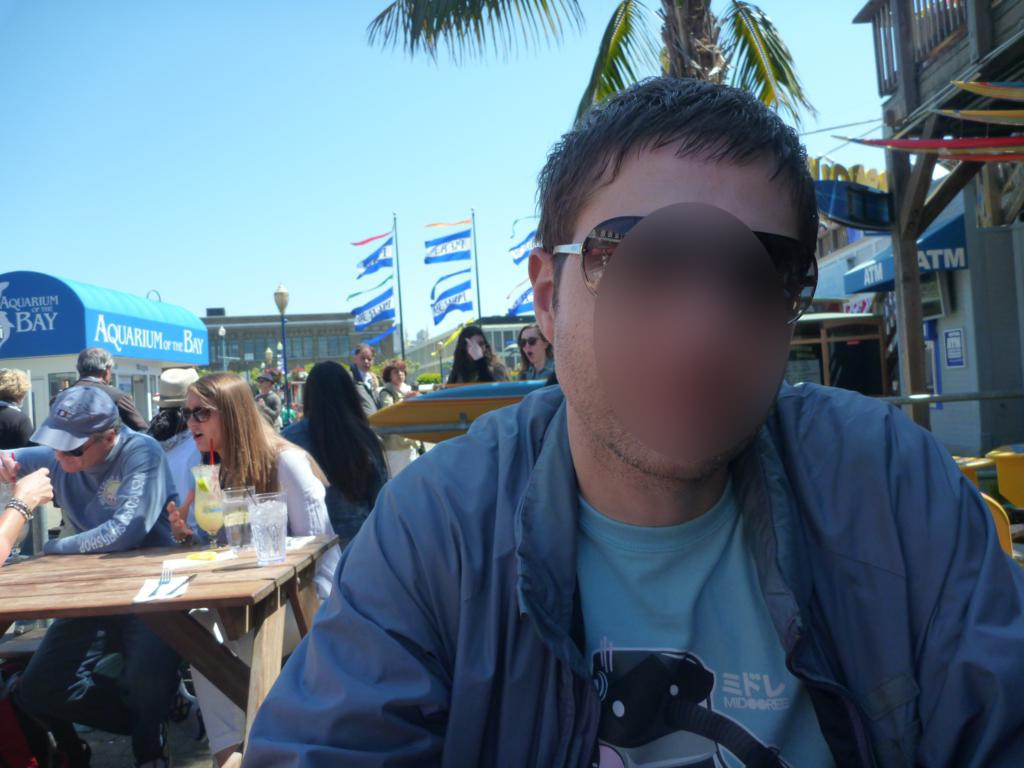
#> input picture My_Image/001.jpg, 1024 x 768 px; its folder holds only this picture in this run
$ jupyter execute sift_new.ipynb
#> lines starting #> are read from the running program, lines starting #| are printed output that depends on the picture
[cell 1]
import os
import cv2 as cv
import glob
from PIL import Image
import shutil
import numpy as np

[cell 2]
FEATURES_DISTANCE = 0.3
MIN_MATCHES = 50
SCALE_PERCENT = 60

directory = "../My_Image"
destination_folder = "../duplicates"

[cell 3]
def collect_imgs(directory):
    img_paths = glob.glob(os.path.join(directory, '*'))
    img_paths = [path for path in img_paths if path.lower().endswith(('.png', '.jpg', '.jpeg', '.tiff', '.bmp', '.gif'))]
    return img_paths

[cell 4]
def load_and_resize_image(path):
    img = Image.open(path)
    width, height = img.size
    img = img.resize((int(width * SCALE_PERCENT / 100), int(height * SCALE_PERCENT / 100)))
    img = cv.cvtColor(np.array(img), cv.COLOR_RGB2GRAY)
    return img

[cell 5]
def detect_features(img_paths):
    sift = cv.SIFT_create()
    imgs = []
    for path in img_paths:
        img = load_and_resize_image(path)
        kp, des = sift.detectAndCompute(img, None)
        imgs.append({
            'f': img,
            'p': path,
            'kp': kp,
            'des': des
        })
    return imgs

[cell 6]
def similarity_check(imgs):
    duplicates = set()
    for i1 in range(len(imgs)):
        for i2 in range(i1 + 1, len(imgs)):
            FLANN_INDEX_KDTREE = 1
            index_params = dict(
                algorithm = FLANN_INDEX_KDTREE,
                trees = 5
            )
            search_params = dict(checks=50)
            flann = cv.FlannBasedMatcher(index_params, search_params)
            matches = flann.knnMatch(imgs[i1]['des'], imgs[i2]['des'], k=2)
            matchesCount = 0
            for i,(m,n) in enumerate(matches):
                if m.distance < FEATURES_DISTANCE * n.distance:
                    matchesCount += 1
            if(matchesCount > MIN_MATCHES):
                print('[DUPLICATE FOUND]', imgs[i1]['p'], imgs[i2]['p'])
                # adds the lower resolution image to the deletion list
                h1, w1 = imgs[i1]['f'].shape[:2]
                h2, w2 = imgs[i2]['f'].shape[:2]
                duplicates.add(imgs[i2 if h1*w1 > h2*w2 else i1]['p'])  # Use add instead of append
    return duplicates

[cell 7]
def copy_duplicates(duplicates, destination_folder):
	os.makedirs(destination_folder, exist_ok=True)
	for path in duplicates:
		filename = os.path.basename(path)
		destination_path = os.path.join(destination_folder, filename)
		shutil.copy2(path, destination_path)
		print('[COPIED]', path, 'to', destination_path)

[cell 8]
def delete(duplicates):
	for path in duplicates:
		os.remove(path)
		print('[DELETED]', path)

[cell 9]
def main():
    img_paths = collect_imgs(directory)
    imgs = detect_features(img_paths)
#> in load_and_resize_image, img is the input picture: PIL image 1024x768 RGB; mean R, G, B 91.9, 113, 129.6
#> in load_and_resize_image, `img = cv.cvtColor(np.array(img), cv.COLOR_RGB2GRAY)`:
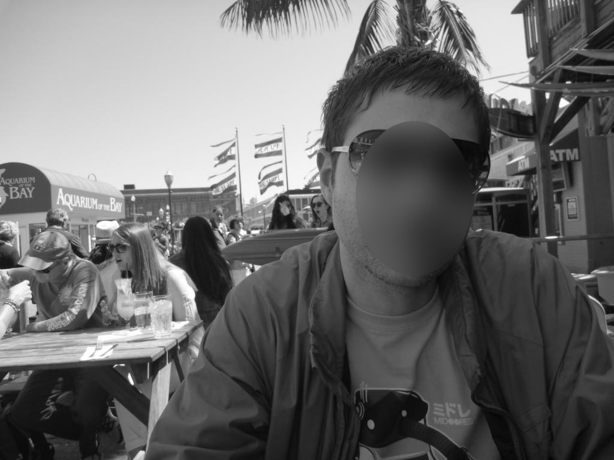
#> img: shape (460, 614); min 5, max 255, mean 108.6
#> in detect_features, `kp, des = sift.detectAndCompute(img, None)`: kp = 1411 keypoints; strongest (x, y, size): (563, 103, 6.5), (132, 382, 3.2), (504, 68, 43.6), (568, 82, 2.4)
#> imgs = 1 item
    duplicates = similarity_check(imgs)
#> the loop in similarity_check, `for i1 in range(len(imgs)):` made 1 pass
#> after the loop in similarity_check, `for i1 in range(len(imgs)):`: duplicates = 0 items
#> duplicates = 0 items
    copy_duplicates(duplicates, destination_folder)


$ run again, on My_Image/567.jpg
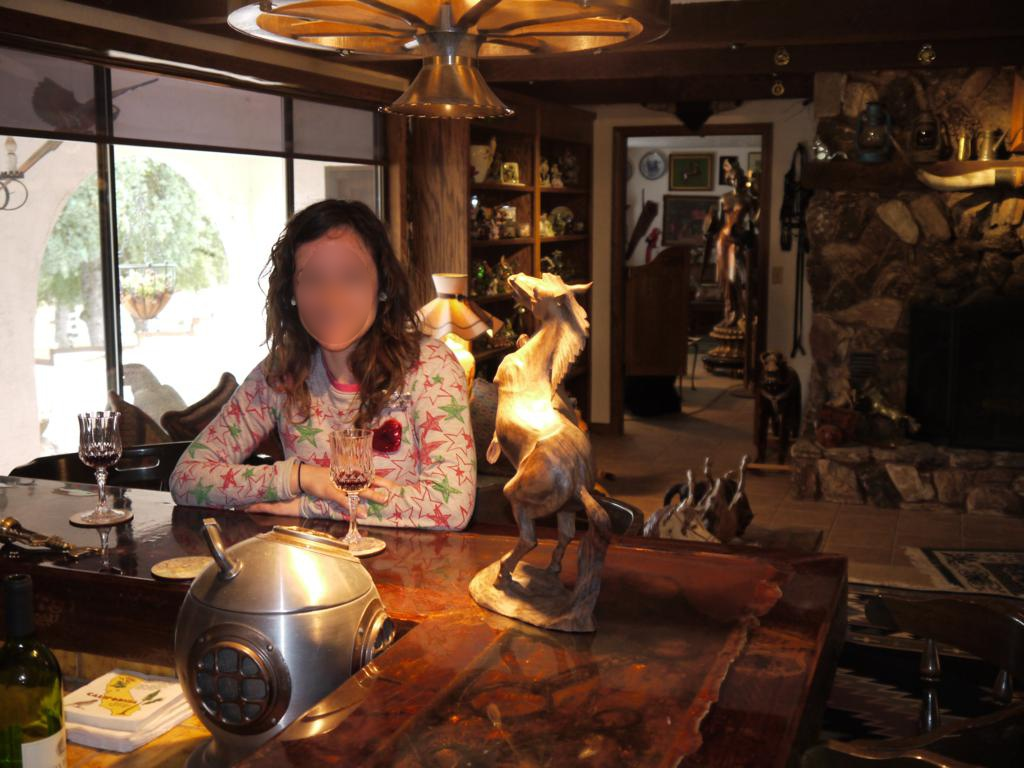
#> input picture My_Image/567.jpg, 1024 x 768 px
#> in load_and_resize_image, img is the input picture: PIL image 1024x768 RGB; mean R, G, B 94.3, 69.3, 53.8
#> in load_and_resize_image, `img = cv.cvtColor(np.array(img), cv.COLOR_RGB2GRAY)`:
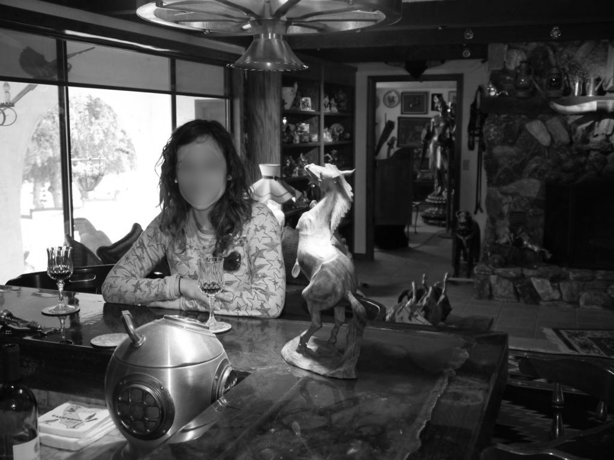
#> img: shape (460, 614); min 1, max 255, mean 75
#> kp = 1789 keypoints; strongest (x, y, size): (284, 121, 2.5), (157, 273, 2), (294, 199, 2.5), (146, 12, 10.3)
#> imgs = 1 item
#> the loop in similarity_check, `for i1 in range(len(imgs)):` made 1 pass
#> after the loop in similarity_check, `for i1 in range(len(imgs)):`: duplicates = 0 items

$ run again, on My_Image/681.jpg
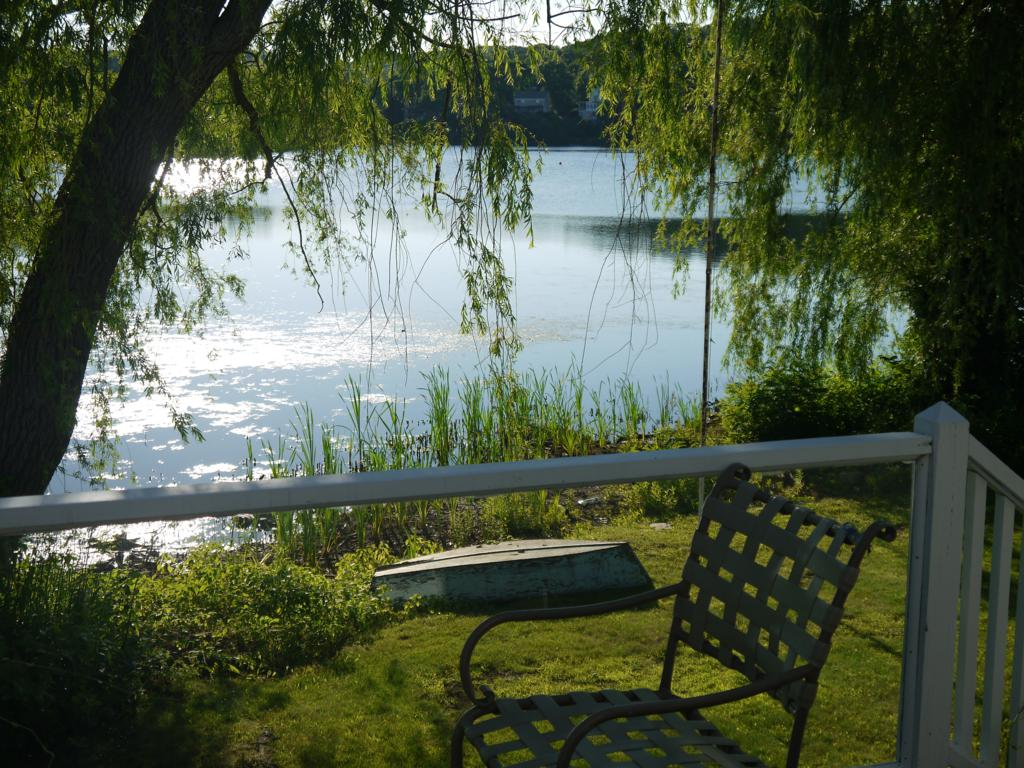
#> input picture My_Image/681.jpg, 1024 x 768 px
#> in load_and_resize_image, img is the input picture: PIL image 1024x768 RGB; mean R, G, B 79.7, 90.1, 69.9
#> in load_and_resize_image, `img = cv.cvtColor(np.array(img), cv.COLOR_RGB2GRAY)`:
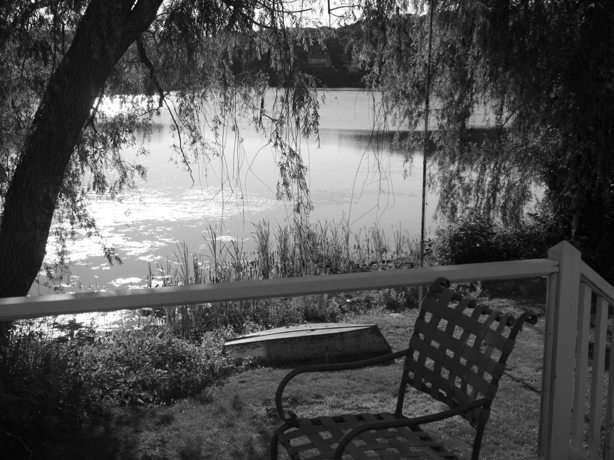
#> img: shape (460, 614); min 1, max 255, mean 84.7
#> kp = 2767 keypoints; strongest (x, y, size): (231, 7, 2), (255, 28, 4.2), (160, 11, 3.8), (109, 107, 17.4)
#> imgs = 1 item
#> the loop in similarity_check, `for i1 in range(len(imgs)):` made 1 pass
#> after the loop in similarity_check, `for i1 in range(len(imgs)):`: duplicates = 0 items
